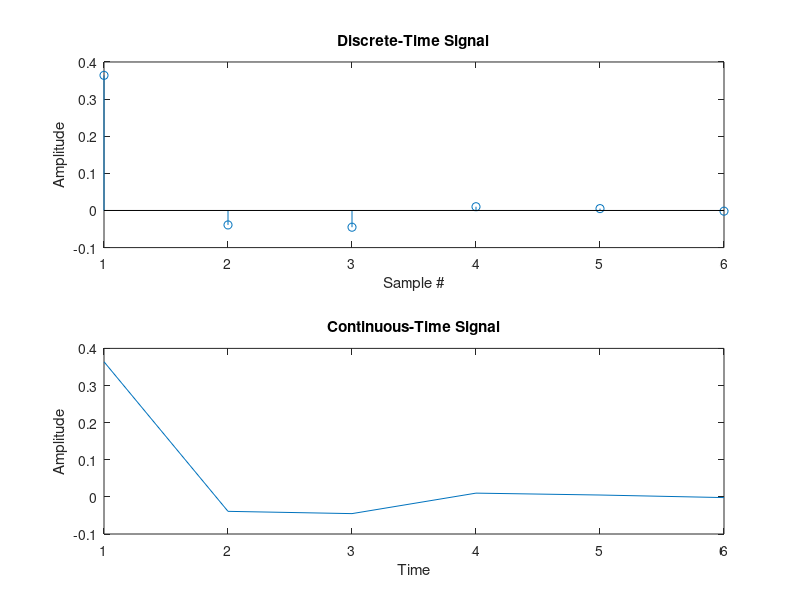

Write the MATLAB code that produced this figure.
clc; clear; close all;

for x = 1:2 * pi;
    Signal(x) = exp(-x) * sin(8 * x);
end;

x = 1:2 * pi;
subplot(2, 1, 1);
stem(x, Signal);
title('Discrete-Time Signal');
xlabel('Sample #');
ylabel('Amplitude');
subplot(2, 1, 2);
plot(x, Signal);
title('Continuous-Time Signal');
xlabel('Time')
ylabel('Amplitude');
